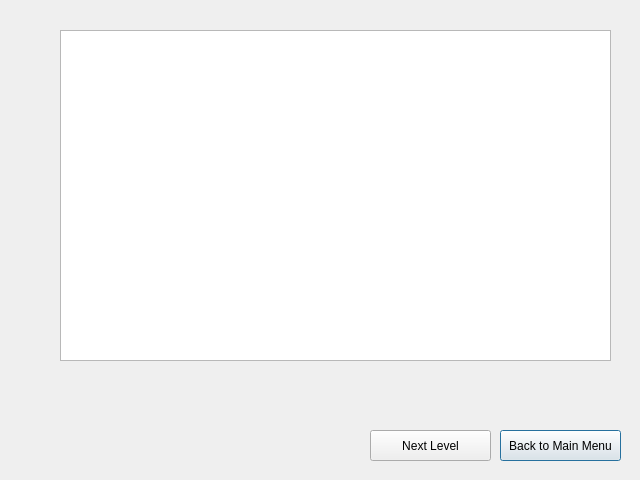
<?xml version="1.0" encoding="UTF-8"?>
<ui version="4.0">
 <class>GameOver</class>
 <widget class="QDialog" name="GameOver">
  <property name="geometry">
   <rect>
    <x>0</x>
    <y>0</y>
    <width>640</width>
    <height>480</height>
   </rect>
  </property>
  <property name="windowTitle">
   <string>Dialog</string>
  </property>
  <widget class="QPlainTextEdit" name="plainTextEdit">
   <property name="geometry">
    <rect>
     <x>60</x>
     <y>30</y>
     <width>551</width>
     <height>331</height>
    </rect>
   </property>
   <property name="plainText">
    <string/>
   </property>
  </widget>
  <widget class="QPushButton" name="pushButton">
   <property name="geometry">
    <rect>
     <x>500</x>
     <y>430</y>
     <width>121</width>
     <height>31</height>
    </rect>
   </property>
   <property name="text">
    <string>Back to Main Menu</string>
   </property>
  </widget>
  <widget class="QPushButton" name="pushButton_2">
   <property name="geometry">
    <rect>
     <x>370</x>
     <y>430</y>
     <width>121</width>
     <height>31</height>
    </rect>
   </property>
   <property name="text">
    <string>Next Level</string>
   </property>
  </widget>
 </widget>
 <resources/>
 <connections/>
</ui>
